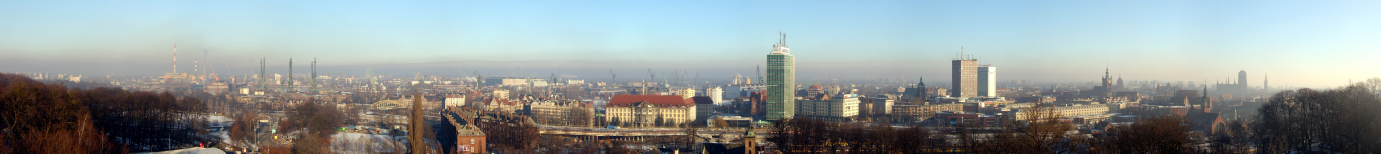
#> input picture exl.jpg, 9664 x 1072 px (shown at 1/7 size)
$ python -i stitch_images.py   (imports and definitions only)
#> lines starting #> are read from the running program, lines starting #| are printed output that depends on the picture
import numpy as np
import cv2 #pakiet opencv-python, opencv-contrib-python

class stitchImages():

    # [79 lines left out: functions stitch, create_blank, detect, match, not called in this run]

    def stitching(self, images):
        image2, image1 = images  # w liście zdjęcia od lewej do prawej
        kp1, features1 = self.detect(image1)
        kp2, features2 = self.detect(image2)

        M = self.match(kp1, kp2, features1, features2, 0.75, 4.0)
        if M == None:
            return None

        matches, H, status = M
        result = cv2.warpPerspective(image1, H, (image1.shape[1] + image2.shape[1], image1.shape[0]))
        result[0:image2.shape[0], 0:image2.shape[1]] = image2
        return result

    # [47 lines left out: function uberStitching, not called in this run]

>>> import cv2
>>> picture = cv2.imread('../exl.jpg', cv2.IMREAD_GRAYSCALE)
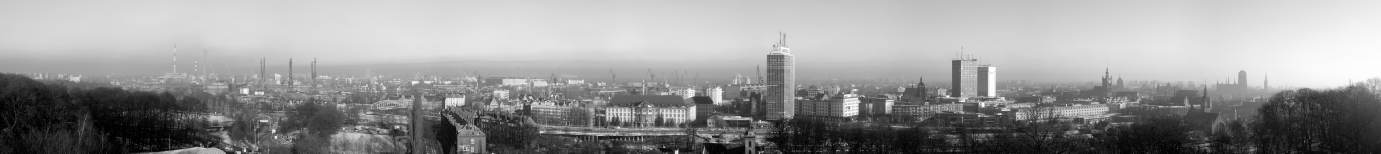
#> picture: shape (1072, 9664) (shown at 1/7 size); min 0, max 255, mean 150.4
#> (the run stopped early here; a loop or call above may not have finished)
